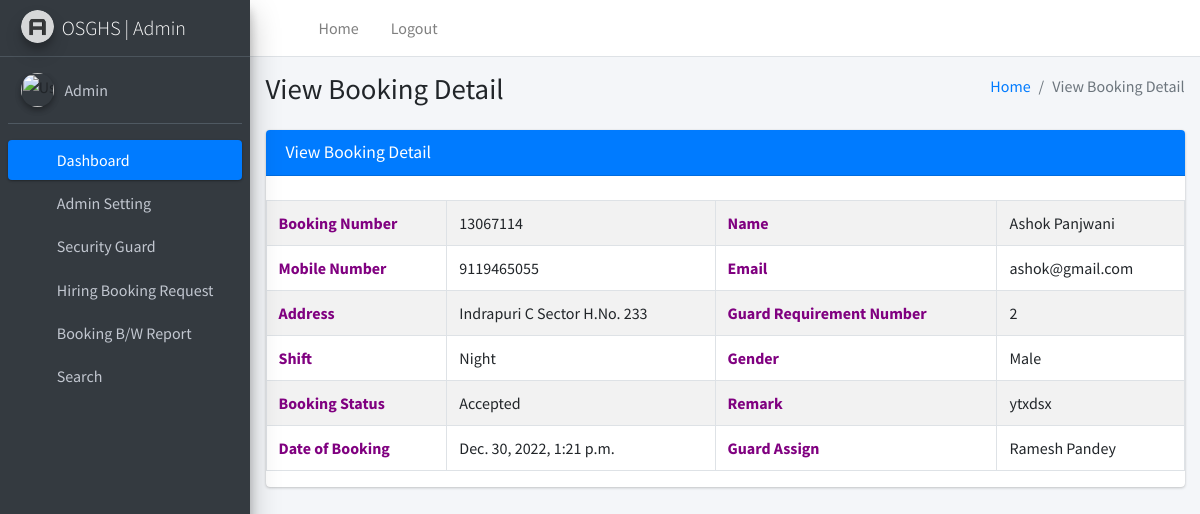
Screenshot of /booking_detail/15/ (signed in) with the database file from the repository.
### securityapp/models.py (models this page shows, shortened)
class Booking(models.Model):
    guardname = models.ForeignKey(Guard, on_delete=models.CASCADE, null=True, blank=True)
    bookingnumber = models.CharField(max_length=100, null=True, blank=True)
    firstname = models.CharField(max_length=100, null=True, blank=True)
    lastname = models.CharField(max_length=100, null=True, blank=True)
    email = models.CharField(max_length=100, null=True, blank=True)
    mobileno = models.CharField(max_length=100, null=True, blank=True)
    address = models.CharField(max_length=100, null=True, blank=True)
    requirementnumber = models.CharField(max_length=100, null=True, blank=True)
    shift = models.CharField(max_length=100, null=True, blank=True)
    gender = models.CharField(max_length=100, null=True, blank=True)
    fromdate = models.DateField(null=True, blank=True)
    status = models.CharField(max_length=100, default="Not Updated Yet", null=True, blank=True)
    remark = models.CharField(max_length=100, null=True, blank=True)
    guardassign = models.CharField(max_length=100, null=True, blank=True)
    fromdate = models.DateField(null=True, blank=True)
    todate = models.DateField(null=True, blank=True)
    creationdate = models.DateTimeField(auto_now_add=True)

class Trackinghistory(models.Model):
    guardname = models.ForeignKey(Guard, on_delete=models.CASCADE, null=True, blank=True)
    booking = models.ForeignKey(Booking, on_delete=models.CASCADE, null=True, blank=True)
    remark = models.CharField(max_length=100, default="Not Updated Yet", null=True, blank=True)
    status = models.CharField(max_length=100, default="Not Updated Yet", null=True, blank=True)
    creationdate = models.DateTimeField(auto_now_add=True)

class Guard(models.Model):
    guardname = models.CharField(max_length=100, null=True, blank=True)
    mobilenumber = models.CharField(max_length=100, null=True, blank=True)
    address = models.CharField(max_length=100, null=True, blank=True)
    idtype = models.CharField(max_length=100, null=True, blank=True)
    idnumber = models.CharField(max_length=100, null=True, blank=True)
    pic = models.FileField(null=True, blank=True)
    creationdate = models.DateTimeField(auto_now_add=True, null=True, blank=True)
    def __str__(self):
        return self.guardname

### securityapp/views.py (the view, shortened to what this page needs)
# urls.py: path('booking_detail/<int:pid>/', booking_detail, name="booking_detail"),
@login_required(login_url='/admin_login/')
def booking_detail(request, pid):
    data = Booking.objects.get(id=pid)
    traking = Trackinghistory.objects.filter(booking=data)
    myguard = Guard.objects.all()
    return render(request, "booking_detail.html", locals())

### securityapp/templates/booking_detail.html (shortened to what this page needs)
{% extends 'admin_index.html' %}
{% load static %}
{% block body %}
<div class="content-wrapper">
    <section class="content-header">
        <div class="container-fluid">
            <div class="row mb-2">
                <div class="col-sm-6">
                    <h1>View Booking Detail</h1>
                </div>
                <div class="col-sm-6">
                    <ol class="breadcrumb float-sm-right">
                        <li class="breadcrumb-item"><a href="#">Home</a></li>
                        <li class="breadcrumb-item active">View Booking Detail</li>
                    </ol>
                </div>
            </div>
        </div>
    </section>
    <section class="content">
        <div class="container-fluid">
            <div class="row">
                <div class="col-md-12">
                    <div class="card card-primary">
                        <div class="card-header">
                            <h3 class="card-title">View Booking Detail</h3>
                        </div>
                        <table id="example1" class="table table-bordered table-striped">
                            <br>
                            <tr>
                                <th style="color:purple">Booking Number</th>
                                <td>{{data.bookingnumber}}</td>
                                <th style="color:purple">Name</th>
                                <td>{{data.firstname}} {{data.lastname}}</td>
                            </tr>
                            <tr>
                                <th style="color:purple">Mobile Number</th>
                                <td>{{data.mobileno}}</td>
                                <th style="color:purple">Email</th>
                                <td>{{data.email}}</td>
                            </tr>
                            <tr>
                                <th style="color:purple">Address</th>
                                <td>{{data.address}}</td>
                                <th style="color:purple">Guard Requirement Number</th>
                                <td>{{data.requirementnumber}}</td>
                            </tr>
                            <tr>
                                <th style="color:purple">Shift</th>
                                <td>{{data.shift}}</td>
                                <th style="color:purple">Gender</th>
                                <td>{{data.gender}}</td>
                            </tr>
                            <tr>
                                <th style="color:purple">Booking Status</th>
                                <td>
                                    {% for i in traking %}
                                    {{i.status}}
                                    {% endfor %}
                                </td>
                                <th style="color:purple">Remark</th>
                                <td>
                                    {% for i in traking %}
                                    {{i.remark}}
                                    {% endfor %}
                                </td>
                            </tr>
                            <tr>
                                <th style="color:purple">Date of Booking</th>
                                <td>
                                    {% for i in traking %}
                                    {{data.creationdate}}
                                    {% endfor %}
                                </td>
                                <th style="color:purple">Guard Assign</th>
                                <td>
                                    {% for i in traking %}
                                    {{i.guardname}}
                                    {% endfor %}
                                </td>
                            </tr>
                        </table>
                    </div>
                </div>
            </div>
        </div>
    </section>
</div>
</div>
{% endblock %}

### rows the page displays
Booking: bookingnumber "13067114", firstname "Ashok", lastname "Panjwani", mobileno "9119465055", email "ashok@gmail.com", address "Indrapuri C Sector H.No. 233", requirementnumber "2", shift "Night", gender "Male", creationdate "Dec. 30, 2022, 1:21 p.m."
Trackinghistory: status "Accepted", remark "ytxdsx", guardname "Ramesh Pandey"
